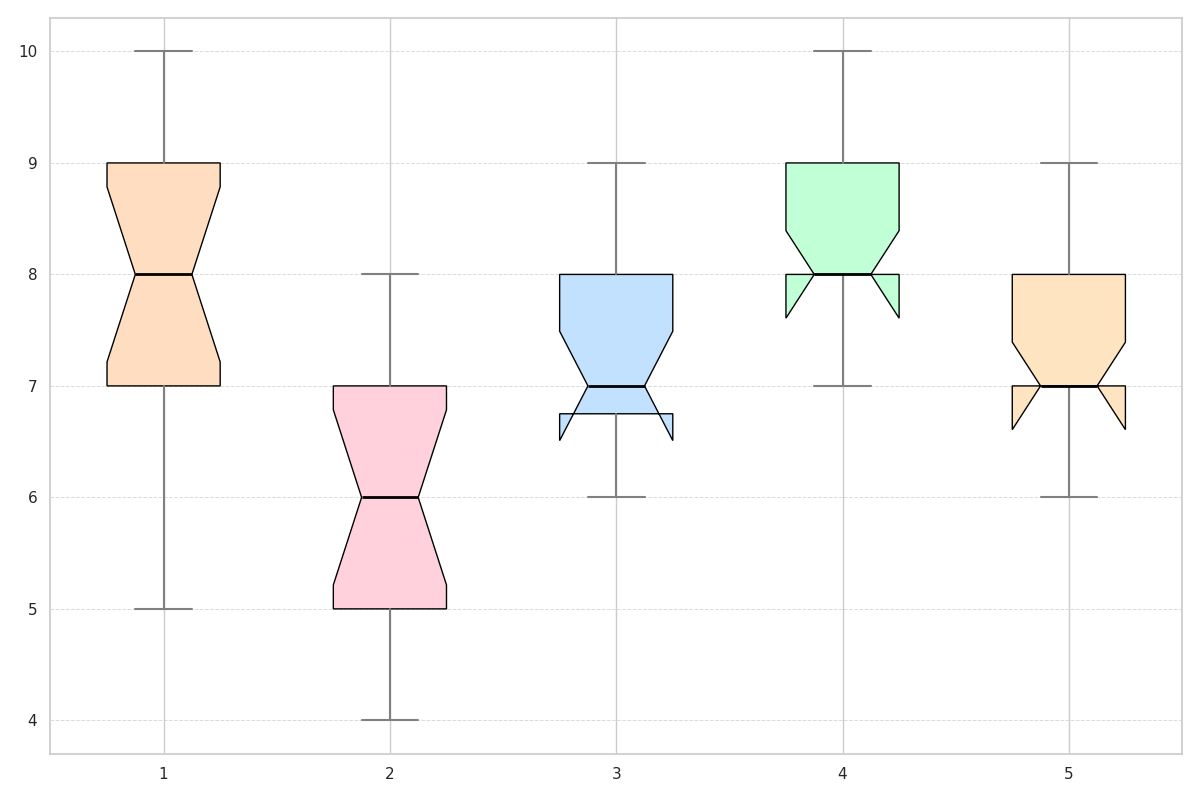

Write Python code to recreate this figure.
import matplotlib.pyplot as plt

# Satisfaction scores for each department
satisfaction_scores = {
    'Computer Science': [8, 7, 9, 6, 8, 7, 9, 10, 9, 5, 7, 6, 8, 9, 7, 9],
    'Humanities': [6, 5, 7, 8, 6, 5, 6, 7, 5, 5, 6, 7, 5, 8, 4, 5],
    'Business': [7, 8, 6, 8, 7, 7, 9, 6, 6, 7, 7, 6, 7, 8, 9, 7],
    'Engineering': [9, 8, 7, 9, 10, 8, 7, 9, 8, 9, 8, 8, 9, 9, 8, 7],
    'Sciences': [7, 8, 7, 8, 7, 8, 6, 7, 7, 8, 8, 9, 7, 8, 6, 7]
}

# Prepare data
data = list(satisfaction_scores.values())

# Create the box plot
plt.figure(figsize=(12, 8))
box = plt.boxplot(data, notch=True, vert=True, patch_artist=True)

# Define colors and styling for each department box plot
colors = ['#FFDDC1', '#FFD1DC', '#C1E1FF', '#C1FFD7', '#FFE4C1']
for patch, color in zip(box['boxes'], colors):
    patch.set_facecolor(color)

# Customize other elements of the box plot
plt.grid(axis='y', linestyle='--', linewidth=0.7, alpha=0.7)

# Set properties for whiskers and caps
for whisker in box['whiskers']:
    whisker.set(color='grey', linewidth=1.5)

for cap in box['caps']:
    cap.set(color='grey', linewidth=1.5)

for median in box['medians']:
    median.set(color='black', linewidth=2)

# Automatically adjust layout to avoid overlap
plt.tight_layout()

# Display the plot
plt.show()
